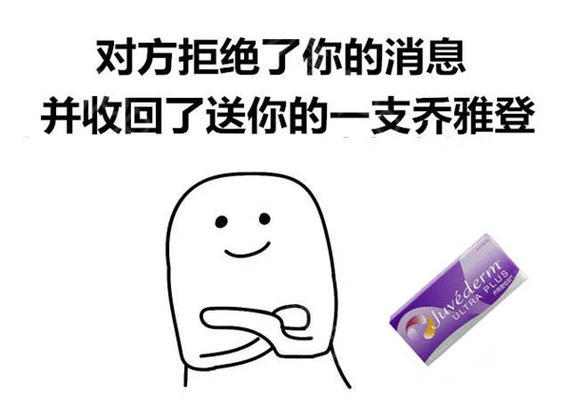
#> input picture image/animal.jpg, 570 x 402 px, given in place of FT-G2F202-Snapshot-20210915103306-27222617882.BMP, which was not available
$ python '图像二值化.py'
#> lines starting #> are read from the running program, lines starting #| are printed output that depends on the picture; after the words box and inside, x2 and y2 are one past the last pixel; in counts of white or black regions, pixels touching at a corner belong together; pictures that were not available may be replaced by others from this repository, and a replacement may not be noted
import cv2
import matplotlib as plt
import numpy as np

frame = cv2.imread("pictrue\\FT-G2F202-Snapshot-20210915103306-27222617882.BMP")
#> frame is the input picture: shape (402, 570, 3); mean B, G, R 230.6, 228.6, 229.8

# print(GrayImage)
#
# ret, thresh1 = cv2.threshold(GrayImage, 10, 255, cv2.THRESH_BINARY)
#
# ret, thresh2 = cv2.threshold(GrayImage, 10, 255, cv2.THRESH_BINARY_INV)
#
# ret, thresh3 = cv2.threshold(GrayImage, 10, 255, cv2.THRESH_TRUNC)
#
# ret, thresh4 = cv2.threshold(GrayImage, 10, 255, cv2.THRESH_TOZERO)
#
# ret, thresh5 = cv2.threshold(GrayImage, 10, 255, cv2.THRESH_TOZERO_INV)
#
# cv2.imshow('thresh1', thresh1)
#
# input()


gray = cv2.cvtColor(frame, cv2.COLOR_BGR2GRAY)  # 转换为灰度图
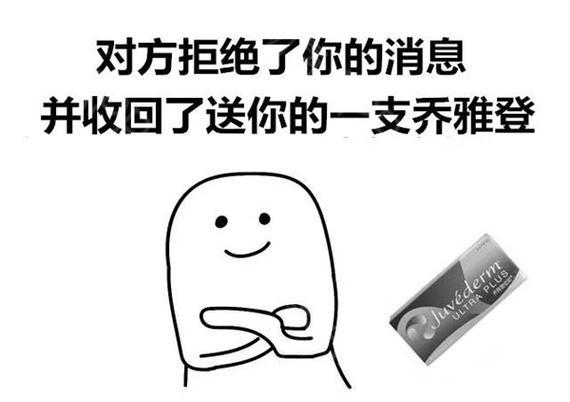
#> gray: shape (402, 570); min 0, max 255, mean 229.2
ret, thresh = cv2.threshold(gray, 100, 255, cv2.THRESH_BINARY)  #二值阀图像，更好的边缘检测
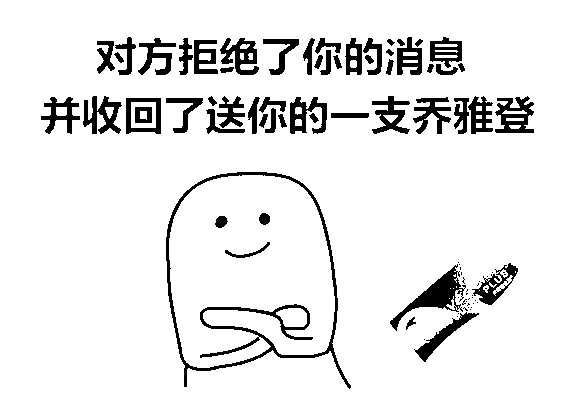
#> thresh: shape (402, 570); 91.1% white; 87 black regions (31 under 20 px)
contours, hierarchy = cv2.findContours(thresh, cv2.RETR_TREE, cv2.CHAIN_APPROX_NONE)
#> contours = 157 contours, 74 with area under 20; largest, box (x1, y1, x2, y2) and area: (0, 0, 570, 402) 228169, (165, 171, 352, 390) 29536, (169, 175, 335, 368) 25124, (389, 263, 465, 332) 1441, (125, 97, 162, 135) 1279
#binary  二值的结果图像
#img = binary
#contours   轮廓信息
# hierarchy 保存结果的层级

#> (the run stopped early here; a loop or call above may not have finished)
